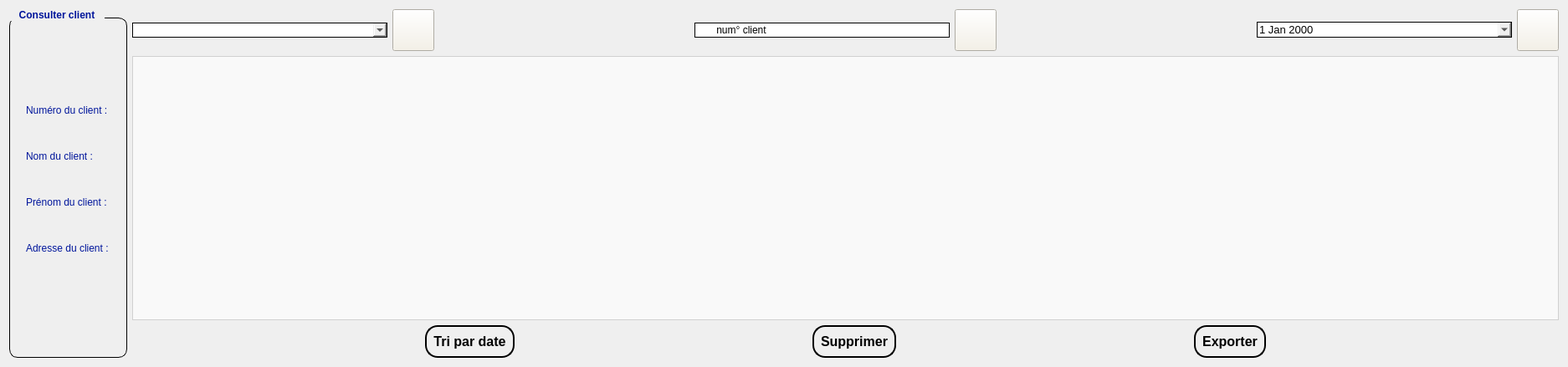
             <widget class="QWidget" name="tab_6">
              <attribute name="title">
               <string>   Rechercher Commande   </string>
              </attribute>
              <layout class="QGridLayout" name="gridLayout_44">
               <item row="0" column="0">
                <widget class="QGroupBox" name="groupBox_22">
                 <property name="sizePolicy">
                  <sizepolicy hsizetype="Expanding" vsizetype="Expanding">
                   <horstretch>233</horstretch>
                   <verstretch>50</verstretch>
                  </sizepolicy>
                 </property>
                 <property name="styleSheet">
                  <string notr="true">QGroupBox {
	font-weight: bold;        /* Texte en gras */
    color: #00159b;           /* Couleur du texte */
    border: 1px solid ; /* Bordure plus fine et élégante */
    border-radius: 10px;       /* Coins arrondis */
    padding: 10px;             /* Espace intérieur */
    margin-top: 10px;          /* Espace pour le titre */
}

QGroupBox::title {
    subcontrol-origin: margin;
    padding: 0 10px;                 /* Espace autour du titre */
    color:#00159b;                  /* Couleur du texte du titre */
    border-radius: 5px;              /* Coins arrondis du titre */
    font-weight: bold;               /* Met le titre en gras */
    font-size: 20px;                 /* Taille du texte */
}
</string>
                 </property>
                 <property name="title">
                  <string>Consulter client</string>
                 </property>
                 <layout class="QGridLayout" name="gridLayout_37">
                  <item row="0" column="0">
                   <layout class="QVBoxLayout" name="verticalLayout_50">
                    <item>
                     <spacer name="verticalSpacer_7">
                      <property name="orientation">
                       <enum>Qt::Orientation::Vertical</enum>
                      </property>
                      <property name="sizeHint" stdset="0">
                       <size>
                        <width>20</width>
                        <height>84</height>
                       </size>
                      </property>
                     </spacer>
                    </item>
                    <item>
                     <layout class="QVBoxLayout" name="verticalLayout_49">
                      <item>
                       <widget class="QLabel" name="label_152">
                        <property name="styleSheet">
                         <string notr="true">font: 600 11pt &quot;Segoe UI&quot;;
color: rgb(0, 21, 155)</string>
                        </property>
                        <property name="text">
                         <string>Numéro du client : </string>
                        </property>
                       </widget>
                      </item>
                      <item>
                       <widget class="QLabel" name="l_numc_consulter">
                        <property name="sizePolicy">
                         <sizepolicy hsizetype="Fixed" vsizetype="Preferred">
                          <horstretch>0</horstretch>
                          <verstretch>0</verstretch>
                         </sizepolicy>
                        </property>
                        <property name="styleSheet">
                         <string notr="true">font: 600 9pt &quot;Segoe UI&quot;;
color: rgb(0, 0, 0);</string>
                        </property>
                        <property name="text">
                         <string/>
                        </property>
                       </widget>
                      </item>
                     </layout>
                    </item>
                    <item>
                     <spacer name="verticalSpacer_29">
                      <property name="orientation">
                       <enum>Qt::Orientation::Vertical</enum>
                      </property>
                      <property name="sizeType">
                       <enum>QSizePolicy::Policy::Fixed</enum>
                      </property>
                      <property name="sizeHint" stdset="0">
                       <size>
                        <width>20</width>
                        <height>15</height>
                       </size>
                      </property>
                     </spacer>
                    </item>
                    <item>
                     <layout class="QVBoxLayout" name="verticalLayout_48">
                      <item>
                       <widget class="QLabel" name="label_153">
                        <property name="styleSheet">
                         <string notr="true">font: 600 11pt &quot;Segoe UI&quot;;
color: rgb(0, 21, 155)</string>
                        </property>
                        <property name="text">
                         <string>Nom du client : </string>
                        </property>
                       </widget>
                      </item>
                      <item>
                       <widget class="QLabel" name="l_nomc_consulter">
                        <property name="sizePolicy">
                         <sizepolicy hsizetype="Fixed" vsizetype="Preferred">
                          <horstretch>0</horstretch>
                          <verstretch>0</verstretch>
                         </sizepolicy>
                        </property>
                        <property name="styleSheet">
                         <string notr="true">font: 600 9pt &quot;Segoe UI&quot;;
color: rgb(0, 0, 0);</string>
                        </property>
                        <property name="text">
                         <string/>
                        </property>
                       </widget>
                      </item>
                     </layout>
                    </item>
                    <item>
                     <spacer name="verticalSpacer_30">
                      <property name="orientation">
                       <enum>Qt::Orientation::Vertical</enum>
                      </property>
                      <property name="sizeType">
                       <enum>QSizePolicy::Policy::Fixed</enum>
                      </property>
                      <property name="sizeHint" stdset="0">
                       <size>
                        <width>20</width>
                        <height>15</height>
                       </size>
                      </property>
                     </spacer>
                    </item>
                    <item>
                     <layout class="QVBoxLayout" name="verticalLayout_47">
                      <item>
                       <widget class="QLabel" name="label_154">
                        <property name="styleSheet">
                         <string notr="true">font: 600 11pt &quot;Segoe UI&quot;;
color: rgb(0, 21, 155)</string>
                        </property>
                        <property name="text">
                         <string>Prénom du client :</string>
                        </property>
                       </widget>
                      </item>
                      <item>
                       <widget class="QLabel" name="l_prenomc_consulter">
                        <property name="sizePolicy">
                         <sizepolicy hsizetype="Fixed" vsizetype="Preferred">
                          <horstretch>0</horstretch>
                          <verstretch>0</verstretch>
                         </sizepolicy>
                        </property>
                        <property name="styleSheet">
                         <string notr="true">font: 600 9pt &quot;Segoe UI&quot;;
color: rgb(0, 0, 0);</string>
                        </property>
                        <property name="text">
                         <string/>
                        </property>
                       </widget>
                      </item>
                     </layout>
                    </item>
                    <item>
                     <spacer name="verticalSpacer_28">
                      <property name="orientation">
                       <enum>Qt::Orientation::Vertical</enum>
                      </property>
                      <property name="sizeType">
                       <enum>QSizePolicy::Policy::Fixed</enum>
                      </property>
                      <property name="sizeHint" stdset="0">
                       <size>
                        <width>20</width>
                        <height>15</height>
                       </size>
                      </property>
                     </spacer>
                    </item>
                    <item>
                     <layout class="QVBoxLayout" name="verticalLayout_45">
                      <item>
                       <widget class="QLabel" name="label_155">
                        <property name="styleSheet">
                         <string notr="true">font: 600 11pt &quot;Segoe UI&quot;;
color: rgb(0, 21, 155)</string>
                        </property>
                        <property name="text">
                         <string>Adresse du client :</string>
                        </property>
                       </widget>
                      </item>
                      <item>
                       <widget class="QLabel" name="l_adrc_consulter">
                        <property name="sizePolicy">
                         <sizepolicy hsizetype="Fixed" vsizetype="Preferred">
                          <horstretch>0</horstretch>
                          <verstretch>0</verstretch>
                         </sizepolicy>
                        </property>
                        <property name="styleSheet">
                         <string notr="true">font: 600 9pt &quot;Segoe UI&quot;;
color: rgb(0, 0, 0);</string>
                        </property>
                        <property name="text">
                         <string/>
                        </property>
                       </widget>
                      </item>
                     </layout>
                    </item>
                    <item>
                     <spacer name="verticalSpacer_8">
                      <property name="orientation">
                       <enum>Qt::Orientation::Vertical</enum>
                      </property>
                      <property name="sizeHint" stdset="0">
                       <size>
                        <width>18</width>
                        <height>84</height>
                       </size>
                      </property>
                     </spacer>
                    </item>
                   </layout>
                  </item>
                 </layout>
                </widget>
               </item>
               <item row="0" column="1">
                <layout class="QVBoxLayout" name="verticalLayout_24">
                 <item>
                  <layout class="QHBoxLayout" name="horizontalLayout_46">
                   <item>
                    <widget class="QComboBox" name="l_refl_r">
                     <property name="sizePolicy">
                      <sizepolicy hsizetype="Expanding" vsizetype="Fixed">
                       <horstretch>0</horstretch>
                       <verstretch>0</verstretch>
                      </sizepolicy>
                     </property>
                     <property name="styleSheet">
                      <string notr="true">color: rgb(0, 0, 0);
border: 1px solid black;
font: 600 10pt &quot;Segoe UI&quot;;</string>
                     </property>
                     <property name="editable">
                      <bool>true</bool>
                     </property>
                    </widget>
                   </item>
                   <item>
                    <widget class="QPushButton" name="b_rech_refl">
                     <property name="minimumSize">
                      <size>
                       <width>50</width>
                       <height>50</height>
                      </size>
                     </property>
                     <property name="styleSheet">
                      <string notr="true">background-color: rgb(245, 241, 229);</string>
                     </property>
                     <property name="text">
                      <string/>
                     </property>
                     <property name="icon">
                      <iconset resource="icones.qrc">
                       <normaloff>:/icones/icone/serach.png</normaloff>:/icones/icone/serach.png</iconset>
                     </property>
                     <property name="iconSize">
                      <size>
                       <width>30</width>
                       <height>30</height>
                      </size>
                     </property>
                     <property name="checkable">
                      <bool>true</bool>
                     </property>
                     <property name="autoExclusive">
                      <bool>true</bool>
                     </property>
                    </widget>
                   </item>
                   <item>
                    <spacer name="horizontalSpacer_60">
                     <property name="orientation">
                      <enum>Qt::Orientation::Horizontal</enum>
                     </property>
                     <property name="sizeHint" stdset="0">
                      <size>
                       <width>40</width>
                       <height>20</height>
                      </size>
                     </property>
                    </spacer>
                   </item>
                   <item>
                    <widget class="QLineEdit" name="l_idcl_r">
                     <property name="minimumSize">
                      <size>
                       <width>100</width>
                       <height>0</height>
                      </size>
                     </property>
                     <property name="styleSheet">
                      <string notr="true">color: rgb(0, 0, 0);
border: 1px solid black;
font: 600 10pt &quot;Segoe UI&quot;;</string>
                     </property>
                     <property name="text">
                      <string>       num° client</string>
                     </property>
                    </widget>
                   </item>
                   <item>
                    <widget class="QPushButton" name="b_rech_idc">
                     <property name="minimumSize">
                      <size>
                       <width>50</width>
                       <height>50</height>
                      </size>
                     </property>
                     <property name="styleSheet">
                      <string notr="true">background-color: rgb(245, 241, 229);</string>
                     </property>
                     <property name="text">
                      <string/>
                     </property>
                     <property name="icon">
                      <iconset resource="icones.qrc">
                       <normaloff>:/icones/icone/serach.png</normaloff>:/icones/icone/serach.png</iconset>
                     </property>
                     <property name="iconSize">
                      <size>
                       <width>30</width>
                       <height>30</height>
                      </size>
                     </property>
                     <property name="checkable">
                      <bool>true</bool>
                     </property>
                     <property name="autoExclusive">
                      <bool>true</bool>
                     </property>
                    </widget>
                   </item>
                   <item>
                    <spacer name="horizontalSpacer_61">
                     <property name="orientation">
                      <enum>Qt::Orientation::Horizontal</enum>
                     </property>
                     <property name="sizeHint" stdset="0">
                      <size>
                       <width>40</width>
                       <height>20</height>
                      </size>
                     </property>
                    </spacer>
                   </item>
                   <item>
                    <widget class="QDateEdit" name="l_dateCommande_r">
                     <property name="sizePolicy">
                      <sizepolicy hsizetype="Expanding" vsizetype="Fixed">
                       <horstretch>0</horstretch>
                       <verstretch>0</verstretch>
                      </sizepolicy>
                     </property>
                     <property name="font">
                      <font>
                       <family>Segoe UI</family>
                       <pointsize>10</pointsize>
                       <italic>false</italic>
                       <kerning>true</kerning>
                       <fontweight>DemiBold</fontweight>
                      </font>
                     </property>
                     <property name="toolTip">
                      <string>&lt;html&gt;&lt;head/&gt;&lt;body&gt;&lt;p align=&quot;center&quot;&gt;&lt;br/&gt;&lt;/p&gt;&lt;/body&gt;&lt;/html&gt;</string>
                     </property>
                     <property name="whatsThis">
                      <string>&lt;html&gt;&lt;head/&gt;&lt;body&gt;&lt;p&gt;&lt;br/&gt;&lt;/p&gt;&lt;/body&gt;&lt;/html&gt;</string>
                     </property>
                     <property name="styleSheet">
                      <string notr="true">color: rgb(0, 0, 0);
border: 1px solid black;
font: 600 10pt &quot;Segoe UI&quot;;</string>
                     </property>
                     <property name="calendarPopup">
                      <bool>true</bool>
                     </property>
                    </widget>
                   </item>
                   <item>
                    <widget class="QPushButton" name="b_rech_date">
                     <property name="minimumSize">
                      <size>
                       <width>50</width>
                       <height>50</height>
                      </size>
                     </property>
                     <property name="styleSheet">
                      <string notr="true">background-color: rgb(245, 241, 229);</string>
                     </property>
                     <property name="text">
                      <string/>
                     </property>
                     <property name="icon">
                      <iconset resource="icones.qrc">
                       <normaloff>:/icones/icone/serach.png</normaloff>:/icones/icone/serach.png</iconset>
                     </property>
                     <property name="iconSize">
                      <size>
                       <width>30</width>
                       <height>30</height>
                      </size>
                     </property>
                     <property name="checkable">
                      <bool>true</bool>
                     </property>
                     <property name="autoExclusive">
                      <bool>true</bool>
                     </property>
                    </widget>
                   </item>
                  </layout>
                 </item>
                 <item>
                  <widget class="QTableView" name="consulter_l">
                   <property name="sizePolicy">
                    <sizepolicy hsizetype="Preferred" vsizetype="Expanding">
                     <horstretch>0</horstretch>
                     <verstretch>0</verstretch>
                    </sizepolicy>
                   </property>
                   <property name="styleSheet">
                    <string notr="true">QTableView {
	color:black;
    background-color: #f9f9f9; /*Couleur de fond des cellules */
    border: 1px solid #d0d0d0; /* Bordure externe fine */
    gridline-color: #e0e0e0; /* Couleur des lignes de la grille */
    font: 14px &quot;Segoe UI&quot;; /* Police moderne et lisible */
    selection-color:#ff0000; /* Texte des lignes sélectionnées */
}

QHeaderView::section {
    background-color: #eeeeee; /* Fond des en-têtes */
    color: #333333; /* Couleur du texte des en-têtes */
    border: 1px solid #cccccc; /* Bordure autour des en-têtes */
    padding: 4px; /* Espacement pour les en-têtes */
    font: bold 14px &quot;Segoe UI&quot;; /* Police des en-têtes */
}

QTableCornerButton::section {
    background-color: #eeeeee; /* Fond du coin supérieur gauche */
    border: 1px solid #cccccc; /* Bordure autour du coin */
}

QTableView QScrollBar:vertical {
    background: #f0f0f0; /* Fond de la scrollbar verticale */
    width: 12px; /* Largeur de la scrollbar */
    margin: 2px; /* Marges pour une meilleure séparation */
}

QTableView QScrollBar::handle:vertical {
    background: #c0c0c0; /* Couleur de la poignée */
    border-radius: 6px; /* Coins arrondis pour un style moderne */
}

QTableView QScrollBar::add-line:vertical, 
QTableView QScrollBar::sub-line:vertical {
    background: none; /* Pas de boutons supplémentaires */
}

QTableView::item {
    border: none; /* Pas de bordure individuelle autour des cellules */
    padding: 6px; /* Espacement intérieur des cellules */
} </string>
                   </property>
                   <property name="dragEnabled">
                    <bool>false</bool>
                   </property>
                   <property name="dragDropMode">
                    <enum>QAbstractItemView::DragDropMode::DragOnly</enum>
                   </property>
                  </widget>
                 </item>
                 <item>
                  <layout class="QHBoxLayout" name="horizontalLayout_73">
                   <item>
                    <spacer name="horizontalSpacer_62">
                     <property name="orientation">
                      <enum>Qt::Orientation::Horizontal</enum>
                     </property>
                     <property name="sizeType">
                      <enum>QSizePolicy::Policy::Preferred</enum>
                     </property>
                     <property name="sizeHint" stdset="0">
                      <size>
                       <width>350</width>
                       <height>20</height>
                      </size>
                     </property>
                    </spacer>
                   </item>
                   <item>
                    <widget class="QPushButton" name="b_tri">
                     <property name="styleSheet">
                      <string notr="true">QPushButton {
    color: black;                  /* Couleur du texte par défaut */
    border: 2px solid black;     /* Bordure légèrement plus foncée */
    border-radius: 15px;            /* Coins arrondis */
    padding: 8px 8px;             /* Espacement interne */
    font-size: 16px;               /* Taille de police */
    font-weight: bold;             /* Texte en gras */
    transition: background-color 0.3s ease; /* Transition douce pour la couleur */
}

QPushButton:hover {
    background-color: #00159b;     /* Couleur de fond au clic */
    color: white;                  /* Texte en blanc au clic */
}

QPushButton:pressed {
    background-color: #00159b;     /* Couleur de fond au clic */
    color: white;                  /* Texte en blanc au clic */
}
</string>
                     </property>
                     <property name="text">
                      <string>Tri par date</string>
                     </property>
                    </widget>
                   </item>
                   <item>
                    <spacer name="horizontalSpacer_64">
                     <property name="orientation">
                      <enum>Qt::Orientation::Horizontal</enum>
                     </property>
                     <property name="sizeType">
                      <enum>QSizePolicy::Policy::Preferred</enum>
                     </property>
                     <property name="sizeHint" stdset="0">
                      <size>
                       <width>350</width>
                       <height>20</height>
                      </size>
                     </property>
                    </spacer>
                   </item>
                   <item>
                    <widget class="QPushButton" name="b_supprimer">
                     <property name="styleSheet">
                      <string notr="true">QPushButton {
    color: black;                  /* Couleur du texte par défaut */
    border: 2px solid black;     /* Bordure légèrement plus foncée */
    border-radius: 15px;            /* Coins arrondis */
    padding: 8px 8px;             /* Espacement interne */
    font-size: 16px;               /* Taille de police */
    font-weight: bold;             /* Texte en gras */
    transition: background-color 0.3s ease; /* Transition douce pour la couleur */
}

QPushButton:hover {
    background-color: #00159b;     /* Couleur de fond au clic */
    color: white;                  /* Texte en blanc au clic */
}

QPushButton:pressed {
    background-color: #00159b;     /* Couleur de fond au clic */
    color: white;                  /* Texte en blanc au clic */
}
</string>
                     </property>
                     <property name="text">
                      <string>Supprimer</string>
                     </property>
                    </widget>
                   </item>
                   <item>
                    <spacer name="horizontalSpacer_65">
                     <property name="orientation">
                      <enum>Qt::Orientation::Horizontal</enum>
                     </property>
                     <property name="sizeType">
                      <enum>QSizePolicy::Policy::Preferred</enum>
                     </property>
                     <property name="sizeHint" stdset="0">
                      <size>
                       <width>350</width>
                       <height>20</height>
                      </size>
                     </property>
                    </spacer>
                   </item>
                   <item>
                    <widget class="QPushButton" name="b_exporter">
                     <property name="styleSheet">
                      <string notr="true">QPushButton {
    color: black;                  /* Couleur du texte par défaut */
    border: 2px solid black;     /* Bordure légèrement plus foncée */
    border-radius: 15px;            /* Coins arrondis */
    padding: 8px 8px;             /* Espacement interne */
    font-size: 16px;               /* Taille de police */
    font-weight: bold;             /* Texte en gras */
    transition: background-color 0.3s ease; /* Transition douce pour la couleur */
}

QPushButton:hover {
    background-color: #00159b;     /* Couleur de fond au clic */
    color: white;                  /* Texte en blanc au clic */
}

QPushButton:pressed {
    background-color: #00159b;     /* Couleur de fond au clic */
    color: white;                  /* Texte en blanc au clic */
}
</string>
                     </property>
                     <property name="text">
                      <string>Exporter</string>
                     </property>
                    </widget>
                   </item>
                   <item>
                    <spacer name="horizontalSpacer_63">
                     <property name="orientation">
                      <enum>Qt::Orientation::Horizontal</enum>
                     </property>
                     <property name="sizeType">
                      <enum>QSizePolicy::Policy::Preferred</enum>
                     </property>
                     <property name="sizeHint" stdset="0">
                      <size>
                       <width>350</width>
                       <height>20</height>
                      </size>
                     </property>
                    </spacer>
                   </item>
                  </layout>
                 </item>
                </layout>
               </item>
              </layout>
             </widget>
